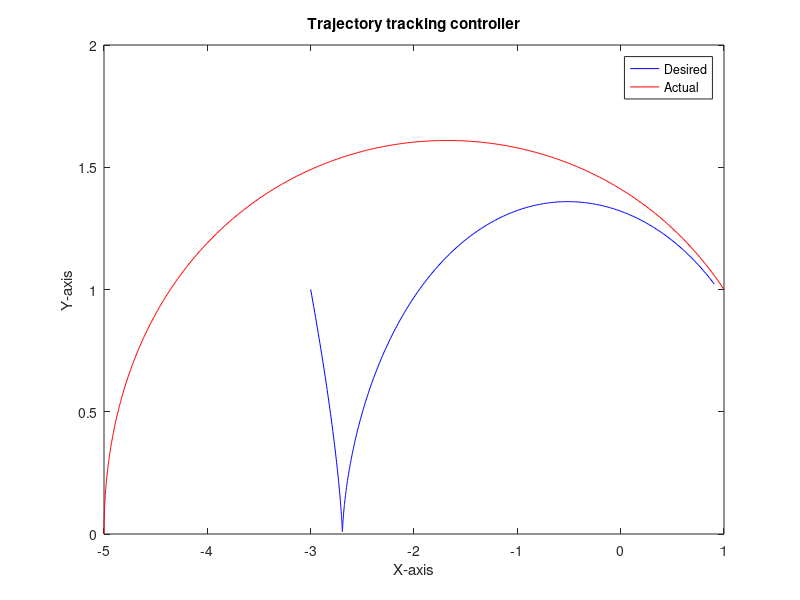

This figure's MATLAB source:
clc
clear all
close all
A = [ 0 1 ; 0 0 ];
B = [ 0 ; 1 ];
K = [1 1.4];
temp_x=[];
temp_x_d=[];
x_0=[-3;1];
dt = 0.01;
for t=0:0.01:5
x1_d = - (0.0560*t^3) + (0.52*t^2) - 5;
x2_d = (1.04*t) - (0.1680*t^2);
x_d  = [x1_d; x2_d];    
u_d = 1.04 - (0.3360*t);
u_t=-K*(x_0-x_d)+u_d;
x_dot=A*x_0+B*u_t;
temp_x=[temp_x,x_0];
temp_x_d=[temp_x_d,x_d];
x_0=x_dot*dt+x_0;
end
figure

plot(temp_x(1,:),temp_x(2,:),'b-');
hold on
plot(temp_x_d(1,:), temp_x_d(2,:), 'r-');
legend('Desired','Actual')
title('Trajectory tracking controller');
xlabel('X-axis')
ylabel('Y-axis')
hold off

